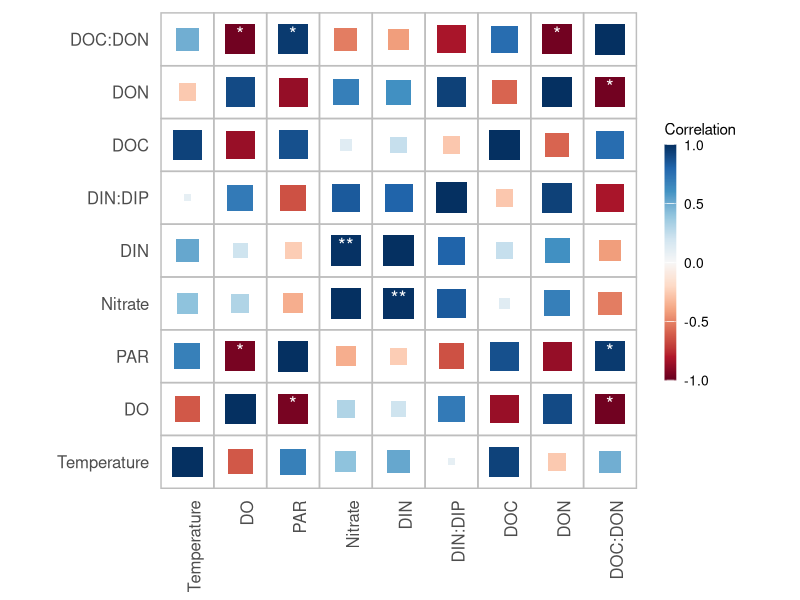
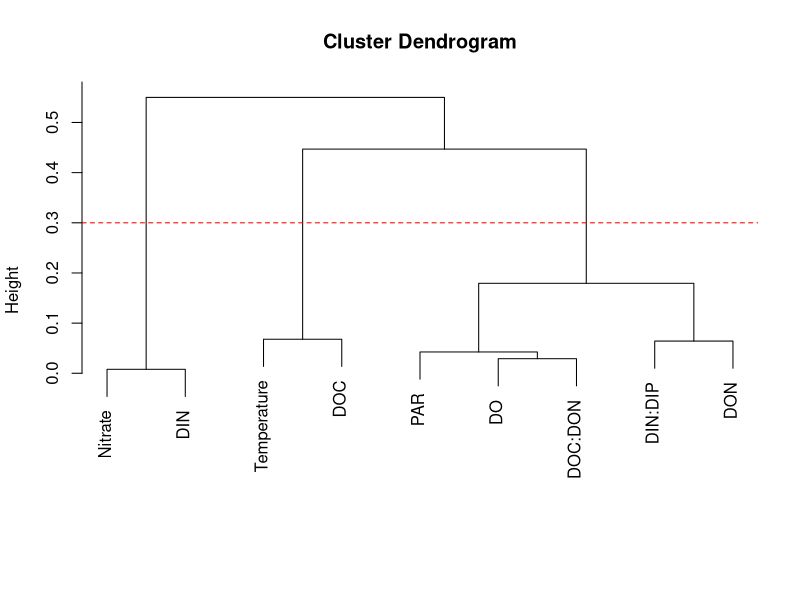
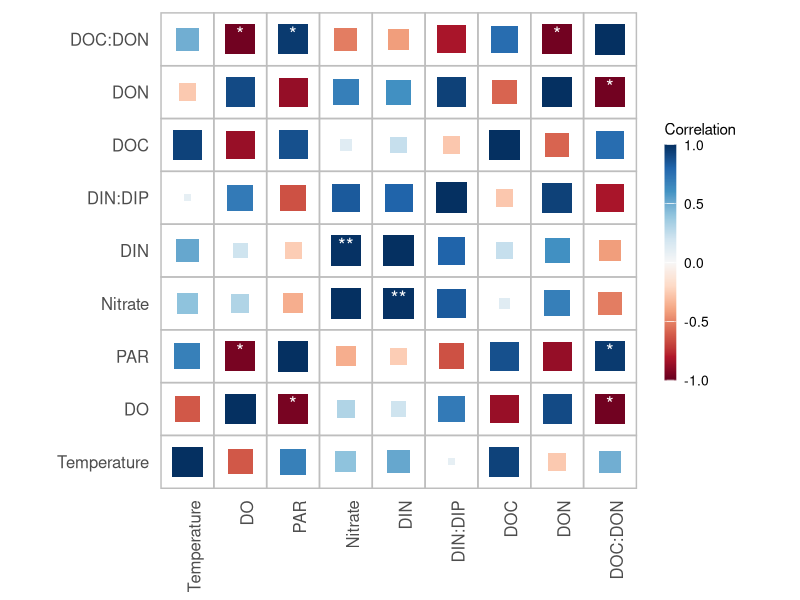
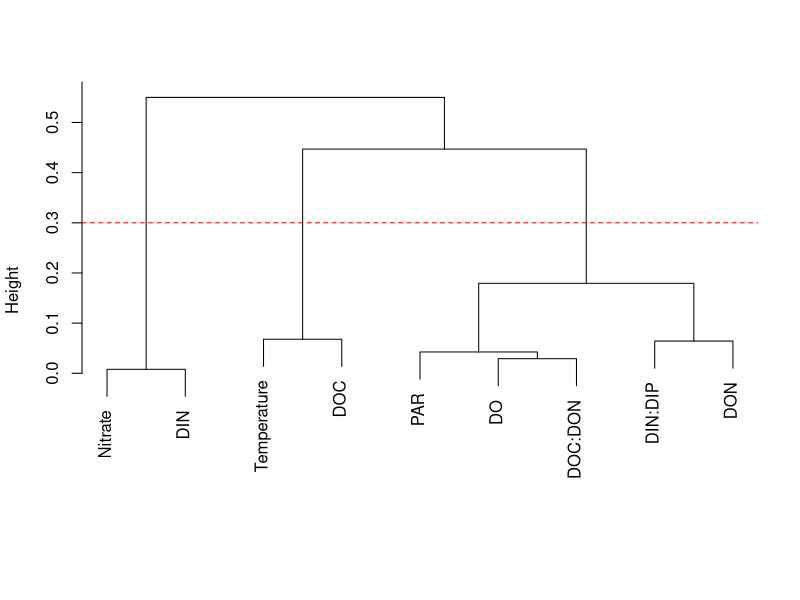

Generate these figures, in order, with R:
###############################################################
# ENVIRONMENTAL AUTOCORRELATION ANALYSIS
# - Normality tests
# - log10-transform where appropriate
# - Pearson env × env correlation matrix
# - Heatmap in the same color palette as previous figures
# - List of high-correlation pairs (|r| ≥ 0.7)
# - Dendrogram for clustering variables
###############################################################

library(readxl)
library(ggplot2)

# set working directory to the directory the script is saved in

setwd(dirname(rstudioapi::getActiveDocumentContext()$path))

###############################################################
# STEP 1: Load data (minus ecologically irrelevant parameters)
###############################################################

env_data <- read_xlsx("Environmental Data file Tilstra et al.xlsx", sheet = "season_mean_sem_env")

# Keep only ecologically relevant / varying environmental variables and exclude standard error columns
env_vars <- c(
  "Temperature",
  "DO",
  "PAR",
  "Nitrate",
  "DIN",
  "DIN:DIP",
  "DOC",
  "DON",
  "DOC:DON"
)

env <- env_data[, env_vars]

# Check structure
print(colnames(env))
print(env)

###############################################################
# 2. Shapiro–Wilk normality tests (raw environmental data)
###############################################################

shapiro_results_env <- data.frame(
  variable = env_vars,
  p_value = NA_real_
)

for (i in seq_along(env_vars)) {
  v <- env_vars[i]
  x <- env[[v]]
  x_no_na <- x[!is.na(x)]
  
  if (length(x_no_na) >= 3) {
    shapiro_results_env$p_value[i] <- shapiro.test(x_no_na)$p.value
  }
}

print(shapiro_results_env)

###############################################################
# 3. Pearson correlation matrix (env × env)
###############################################################

# Correlation matrix (Pearson r)
R_env <- cor(env, use = "pairwise.complete.obs", method = "pearson")

# Matrix for p-values
p_env <- matrix(NA_real_, nrow = ncol(env), ncol = ncol(env))
rownames(p_env) <- colnames(env)
colnames(p_env) <- colnames(env)

n <- nrow(env)

for (i in seq_len(ncol(env))) {
  for (j in seq_len(ncol(env))) {
    if (i == j) {
      p_env[i, j] <- NA
    } else {
      x <- env[[i]]
      y <- env[[j]]
      ok <- complete.cases(x, y)
      if (sum(ok) >= 3) {
        p_env[i, j] <- cor.test(x[ok], y[ok], method = "pearson")$p.value
      } else {
        p_env[i, j] <- NA
      }
    }
  }
}

# Convert to long format for plotting
cor_env_df <- as.data.frame(as.table(R_env))
colnames(cor_env_df) <- c("Var1", "Var2", "Correlation")

p_env_df <- as.data.frame(as.table(p_env))
colnames(p_env_df) <- c("Var1", "Var2", "p_value")

cor_env_df <- merge(cor_env_df, p_env_df, by = c("Var1", "Var2"))

# Significance stars (note: n = 4 -> use with caution in interpretation)
cor_env_df$Annotation <- with(
  cor_env_df,
  ifelse(!is.na(p_value) & p_value < 0.001, "***",
         ifelse(!is.na(p_value) & p_value < 0.01, "**",
                ifelse(!is.na(p_value) & p_value < 0.05, "*", "")))
)

# Absolute r for point size
cor_env_df$Size <- abs(cor_env_df$Correlation)

# Factor ordering
cor_env_df$Var1 <- factor(cor_env_df$Var1, levels = env_vars)
cor_env_df$Var2 <- factor(cor_env_df$Var2, levels = env_vars)

###############################################################
# 4. Heatmap of environmental autocorrelation (Pearson)
###############################################################

color_palette <- c(
  "#67001f", "#b2182b", "#d6604d", "#f4a582", "#fddbc7",
  "#f7f7f7",
  "#d1e5f0", "#92c5de", "#4393c3", "#2166ac", "#053061"
)

p_env <- ggplot(cor_env_df,
                aes(x = Var1, y = Var2,
                    size = Size, color = Correlation)) +
  geom_tile(color = "grey", size = 0.5, alpha = 0) +
  geom_point(shape = 15) +
  geom_text(aes(label = Annotation),
            size = 5, color = "white",
            position = position_nudge(y = 0.1)) +
  
  # Remove the SIZE legend
  scale_size_continuous(range = c(2, 10), guide = "none") +
  
  # KEEP the COLOR legend (this is your correlation scale)
  scale_color_gradientn(colors = color_palette,
                        limits = c(-1, 1),
                        name = "Correlation") +
  
  theme_minimal() +
  theme(
    axis.text.x = element_text(angle = 90, hjust = 1, size = 12),
    axis.text.y = element_text(size = 12),
    panel.grid.major = element_line(color = "white", size = 1),
    panel.grid.minor = element_blank(),
    
    # Keep only the color legend
    legend.position = "right",
    legend.key.size = unit(1.2, "cm"),
    legend.key.width = unit(0.3, "cm"),
    legend.title = element_text(size = 11),
    legend.text = element_text(size = 10)
  ) +
  
  labs(title = NULL, x = NULL, y = NULL) +
  coord_fixed(ratio = 1)

print(p_env)

ggsave("Figure_S3A.pdf",plot = p_env, width = 6, height = 6,dpi=300)

# Legend title was moved further up and subplot letter (A) was added in image processing software outside of R.

###############################################################
# 5. Strongly correlated pairs |rho| ≥ 0.7
###############################################################

threshold <- 0.7
R_abs <- abs(R_env)

idx <- which(R_abs >= threshold & row(R_abs) < col(R_abs), arr.ind = TRUE)

high_pairs <- data.frame(
  Var1 = rownames(R_env)[idx[, "row"]],
  Var2 = colnames(R_env)[idx[, "col"]],
  r = R_env[idx]
)

high_pairs <- high_pairs[order(-abs(high_pairs$r)), ]

print(high_pairs)

###############################################################
# 6. Dendrogram of environmental variables
#    Distance = 1 - |Pearson rho|
###############################################################

dist_env <- as.dist(1 - abs(R_env))

hc_env <- hclust(dist_env, method = "average")

plot(hc_env,xlab = "", sub = "")

abline(h = 0.3, col = "red", lty = 2)  # optional guideline

# save to file

pdf("Figure_S3B.pdf", width = 8, height = 6)
plot(hc_env,xlab = "", sub = "",main=NULL)
abline(h = 0.3, col = "red", lty = 2)
dev.off()

# Subplot letter (B) was added in image processing software outside of R.
